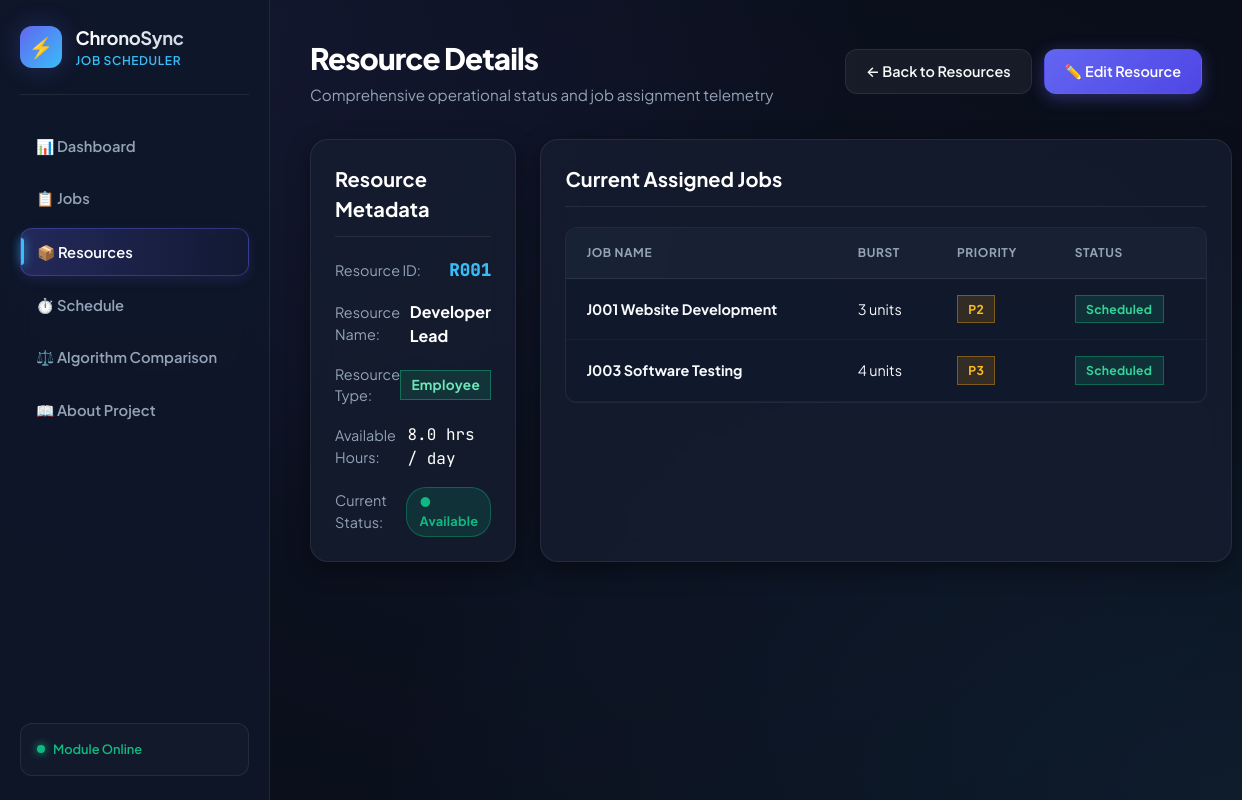
The app's page /resources/view/213 with its own data.
### tables this page shows
CREATE TABLE resources (
            id INTEGER PRIMARY KEY AUTOINCREMENT,
            resource_id TEXT UNIQUE NOT NULL,
            resource_name TEXT NOT NULL,
            resource_type TEXT NOT NULL,
            available_hours REAL NOT NULL,
            status TEXT NOT NULL DEFAULT 'Available'
        );

CREATE TABLE jobs (
            id INTEGER PRIMARY KEY AUTOINCREMENT,
            name TEXT NOT NULL,
            arrival_time INTEGER NOT NULL DEFAULT 0,
            burst_time INTEGER NOT NULL DEFAULT 1,
            priority INTEGER NOT NULL DEFAULT 1,
            deadline INTEGER NOT NULL DEFAULT 10,
            profit INTEGER NOT NULL DEFAULT 50,
            cpu_req INTEGER NOT NULL DEFAULT 1,
            mem_req INTEGER NOT NULL DEFAULT 2,
            color TEXT,
            status TEXT DEFAULT 'Ready',
            created_at TIMESTAMP DEFAULT CURRENT_TIMESTAMP
        , required_resource TEXT DEFAULT '', assigned_resource_id TEXT DEFAULT NULL, missed_reason TEXT DEFAULT '');

### app.py (the view)
@app.route("/resources/view/<int:id>")
def resource_view(id: int):
    conn = get_db_connection()
    cursor = conn.cursor()
    cursor.execute("SELECT * FROM resources WHERE id = ?", (id,))
    row = cursor.fetchone()
    conn.close()
    if not row:
        flash("Resource not found.", "error")
        return redirect(url_for("resources_view")), 404
    res = dict(row)
    assigned_jobs = get_jobs_for_resource(res["resource_id"], res["resource_name"])
    return render_template(
        "resource_view.html",
        resource=res,
        assigned_jobs=assigned_jobs
    )

### app.py (called while the page is built)
def get_db_connection():
    conn = sqlite3.connect(DB_PATH)
    conn.row_factory = sqlite3.Row
    return conn

def get_jobs_for_resource(resource_id: str, resource_name: str = ""):
    conn = get_db_connection()
    cursor = conn.cursor()
    cursor.execute("""
        SELECT * FROM jobs
        WHERE assigned_resource_id = ?
           OR required_resource = ?
           OR (required_resource = ? AND required_resource != '')
        ORDER BY arrival_time ASC, id ASC
    """, (resource_id, resource_id, resource_name))
    rows = cursor.fetchall()
    conn.close()
    return [dict(r) for r in rows]

### templates/resource_view.html (shortened to what this page needs)
<!DOCTYPE html>
<html lang="en">
<head>
  <link rel="stylesheet" href="{{ url_for('static', filename='css/style.css') }}">
</head>
<body>
  <div class="app-container">
    <aside class="sidebar">
      <a href="/" class="brand-section">
        <div class="brand-logo">⚡</div>
        <div>
          <div class="brand-title">ChronoSync</div>
          <div class="brand-subtitle">Job Scheduler</div>
        </div>
      </a>
      <ul class="nav-links">
        <li><a href="/" class="nav-link">📊 Dashboard</a></li>
        <li><a href="/jobs" class="nav-link">📋 Jobs</a></li>
        <li><a href="/resources" class="nav-link active">📦 Resources</a></li>
        <li><a href="/schedule" class="nav-link">⏱️ Schedule</a></li>
        <li><a href="/comparison" class="nav-link">⚖️ Algorithm Comparison</a></li>
        <li><a href="/about" class="nav-link">📖 About Project</a></li>
      </ul>
      <div class="sidebar-footer">
        <div class="status-indicator">
          <span class="status-dot"></span>
          <span>Module Online</span>
        </div>
      </div>
    </aside>
    <main class="main-content">
      <header class="page-header">
        <div>
          <h1 class="page-title">Resource Details</h1>
          <p class="page-subtitle">Comprehensive operational status and job assignment telemetry</p>
        </div>
        <div style="display: flex; gap: 0.75rem;">
          <a href="/resources" class="btn btn-secondary">← Back to Resources</a>
          <a href="/resources/edit/{{ resource.id }}" class="btn btn-primary">✏️ Edit Resource</a>
        </div>
      </header>
      <div style="display: grid; grid-template-columns: 1fr 1fr; gap: 1.5rem; margin-bottom: 2rem;">
        <div class="glass-panel">
          <h2 style="font-size: 1.25rem; font-weight: 700; color: #fff; margin-bottom: 1.25rem; border-bottom: 1px solid var(--border-subtle); padding-bottom: 0.75rem;">
            Resource Metadata
          </h2>
          <div style="display: flex; flex-direction: column; gap: 1rem;">
            <div style="display: flex; justify-content: space-between; align-items: center;">
              <span style="color: var(--text-muted); font-size: 0.9rem;">Resource ID:</span>
              <span style="font-family: var(--font-mono); font-size: 1.1rem; font-weight: 800; color: var(--accent-cyan);">
                {{ resource.resource_id }}
              </span>
            </div>
            <div style="display: flex; justify-content: space-between; align-items: center;">
              <span style="color: var(--text-muted); font-size: 0.9rem;">Resource Name:</span>
              <strong style="color: #fff; font-size: 1rem;">{{ resource.resource_name }}</strong>
            </div>
            <div style="display: flex; justify-content: space-between; align-items: center;">
              <span style="color: var(--text-muted); font-size: 0.9rem;">Resource Type:</span>
              <span class="badge badge-greedy" style="font-size: 0.85rem;">{{ resource.resource_type }}</span>
            </div>
            <div style="display: flex; justify-content: space-between; align-items: center;">
              <span style="color: var(--text-muted); font-size: 0.9rem;">Available Hours:</span>
              <span style="font-family: var(--font-mono); font-size: 1rem; color: #fff;">{{ resource.available_hours }} hrs / day</span>
            </div>
            <div style="display: flex; justify-content: space-between; align-items: center;">
              <span style="color: var(--text-muted); font-size: 0.9rem;">Current Status:</span>
              {% if resource.status == 'Available' %}
                <span class="status-badge status-available">● Available</span>
              {% elif resource.status == 'Busy' %}
                <span class="status-badge status-busy">● Busy</span>
              {% else %}
                <span class="status-badge status-unavailable">● Unavailable</span>
              {% endif %}
            </div>
          </div>
        </div>
        <div class="glass-panel">
          <h2 style="font-size: 1.25rem; font-weight: 700; color: #fff; margin-bottom: 1.25rem; border-bottom: 1px solid var(--border-subtle); padding-bottom: 0.75rem;">
            Current Assigned Jobs
          </h2>
          {% if assigned_jobs %}
            <div class="table-container">
              <table class="cyber-table">
                <thead>
                  <tr>
                    <th>Job Name</th>
                    <th>Burst</th>
                    <th>Priority</th>
                    <th>Status</th>
                  </tr>
                </thead>
                <tbody>
                  {% for job in assigned_jobs %}
                  <tr>
                    <td><strong>{{ job.name }}</strong></td>
                    <td>{{ job.burst_time }} units</td>
                    <td><span class="badge badge-warning">P{{ job.priority }}</span></td>
                    <td><span class="badge badge-success">{{ job.status }}</span></td>
                  </tr>
                  {% endfor %}
                </tbody>
              </table>
            </div>
          {% endif %}
        </div>
      </div>
    </main>
  </div>
</body>
</html>

### records on screen
resources: resource_id "R001", resource_name "Developer Lead", resource_type "Employee", available_hours "8.0"
jobs: name "J001 Website Development", burst_time "3", priority "2", status "Scheduled"
jobs: name "J003 Software Testing", burst_time "4", priority "3", status "Scheduled"
